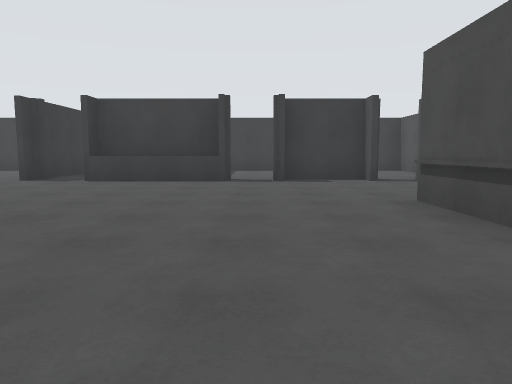
[1] (above)

21 first-person views from a walk through a world built for the Gazebo simulator. The camera is 1.2 m above the floor, tilts 6° down and sees 70° across. The floor is counted in squares, 2.5 m on a side. Each view is taken from the middle of a square. On the plan, view 1 faces up. The plan holds only what a view shows up to about 9 squares ahead; the rest is blank. The place goes on beyond the plan.

[2]
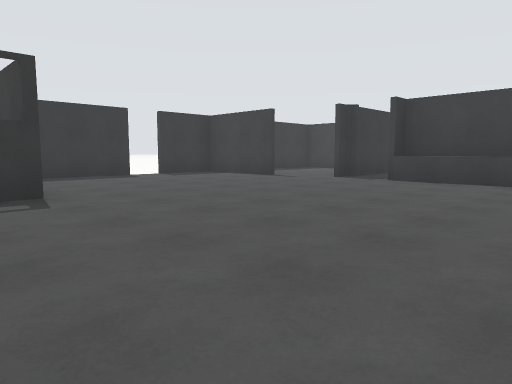

[3]
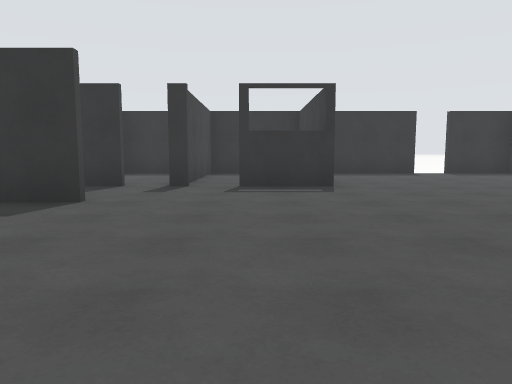

[4]
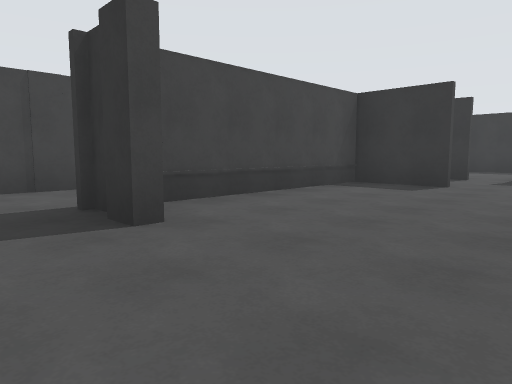

[5]
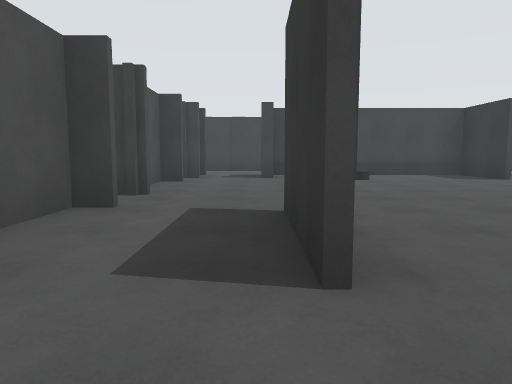

[6]
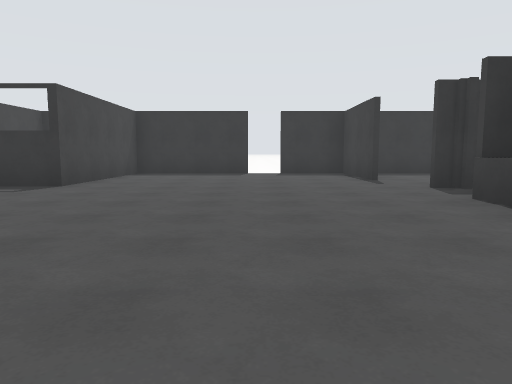

[7]
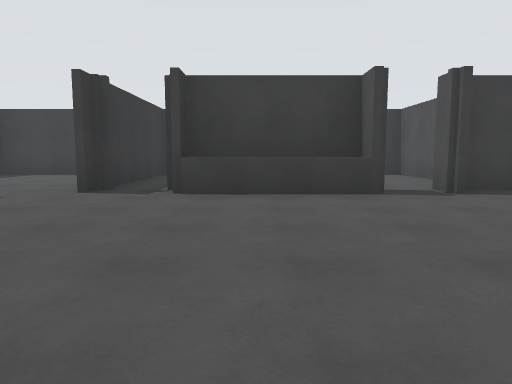

[8]
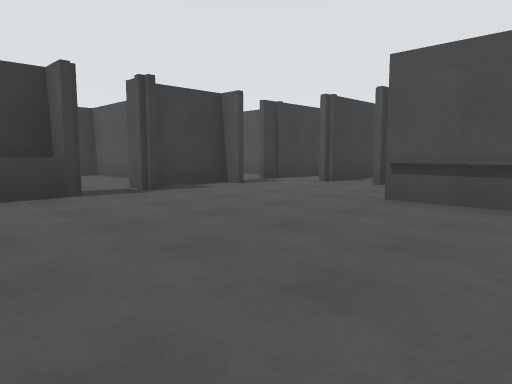

[9]
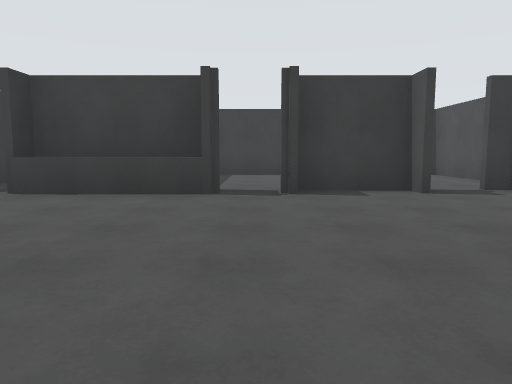

[10]
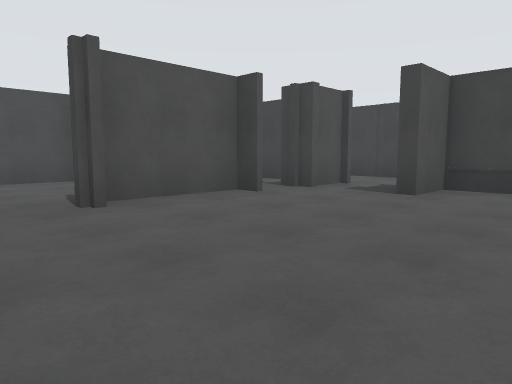

[11]
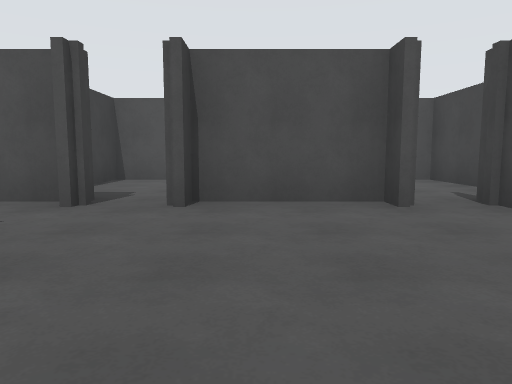

[12]
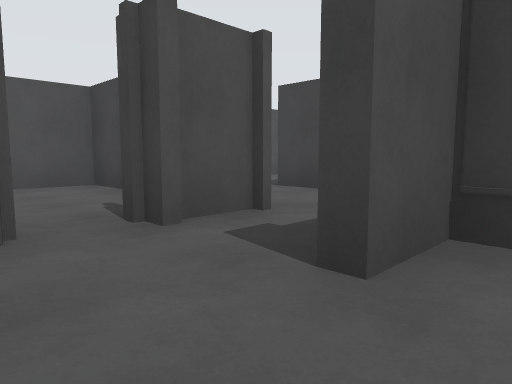

[13]
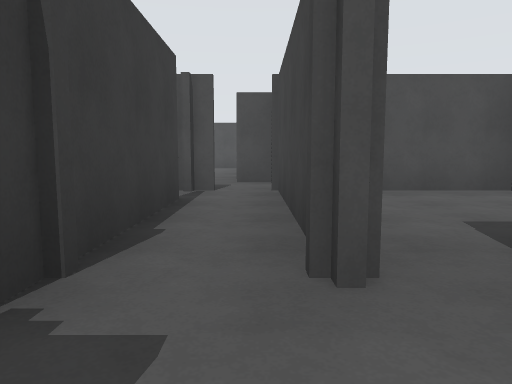

[14]
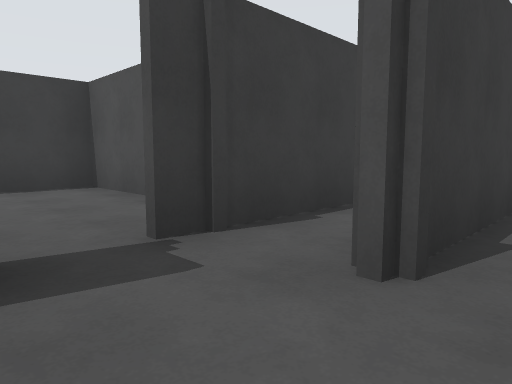

[15]
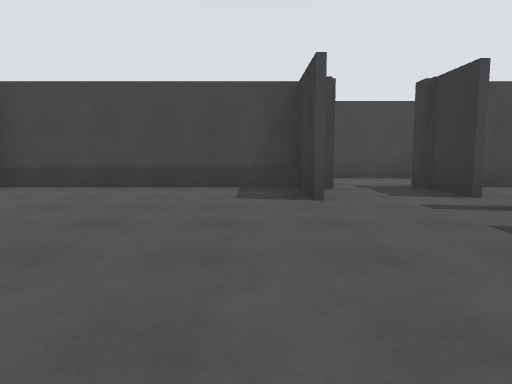

[16]
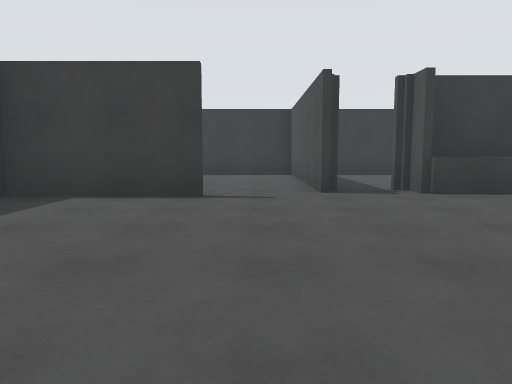

[17]
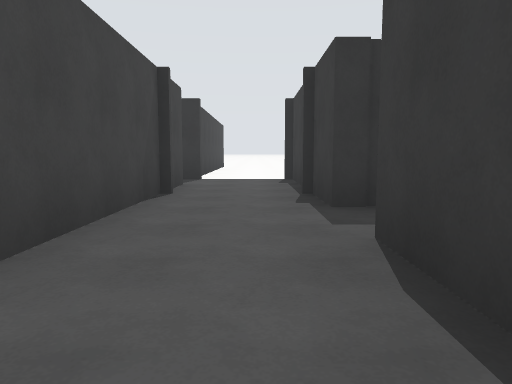

[18]
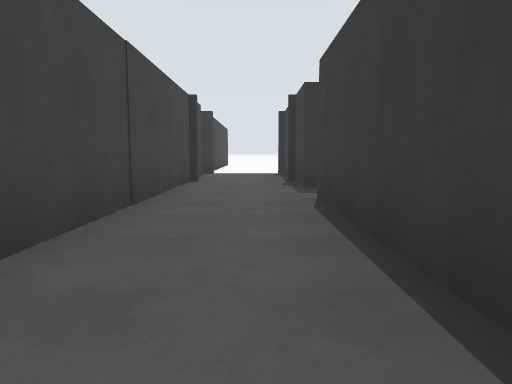

[19]
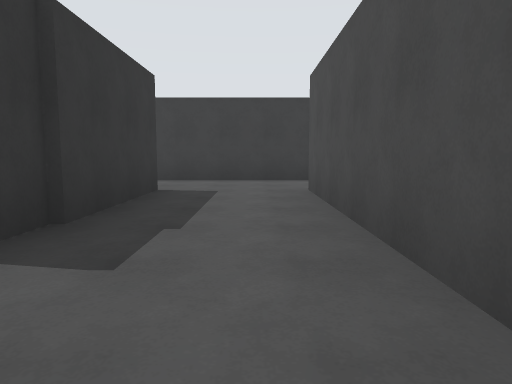

[20]
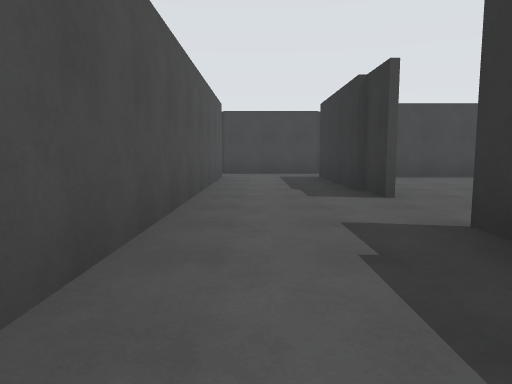

[21]
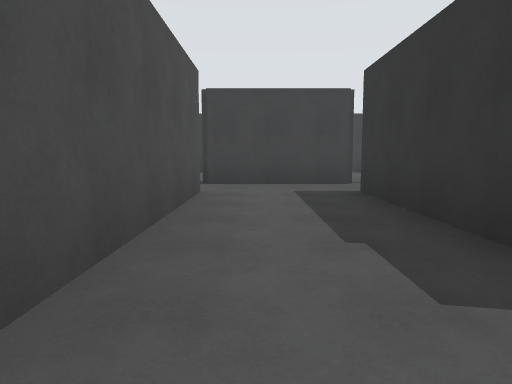

### Floor plan
Key: @ floor where view 1 was taken; # wall or solid block; x gap in a wall; . floor.
Columns run from 10 left of view 1 to 8 right of it. Each row starts with its distance up from view 1.
 11    #       #  #
 10   #############
  9   #...#.. .# .#
  8   #...#.  .# .#
  7   #...#x##.##x####.
  6   ###.........#####
  5   #..............#
  4   ............#..#
  3   #.........#.####
  2   #.........#.#..#
  1   #####..........#
  0   #####...@...#  #
 -1   ####........#  #
 -2   ######.........#
 -3   ##########xx####
 -4 ..................
 -5 ###.###########..#
 -6               ##.#
 -7                #.#
 -8                #.#
 -9               ...#
-10              ..#.#
-11              ..#.#
-12             ...#.#
-13             .. #.#
-14             ####.#
-15               ####

Positions as (right, up) in squares from view 1, and headings:
1: (0, 0), facing up
2: (0, 0), facing up-left
3: (1, 0), facing left
4: (3, 0), facing down-left
5: (2, 5), facing down
6: (1, 4), facing left
7: (-2, 2), facing up
8: (-2, 2), facing up-right
9: (0, 2), facing up
10: (0, 2), facing down-right
11: (0, 0), facing right
12: (1, -1), facing down-right
13: (2, 6), facing right
14: (2, 5), facing up-right
15: (-2, 2), facing down
16: (-5, 2), facing up
17: (-1, -4), facing left
18: (1, -4), facing left
19: (6, -10), facing up
20: (6, -6), facing down
21: (6, -9), facing down
